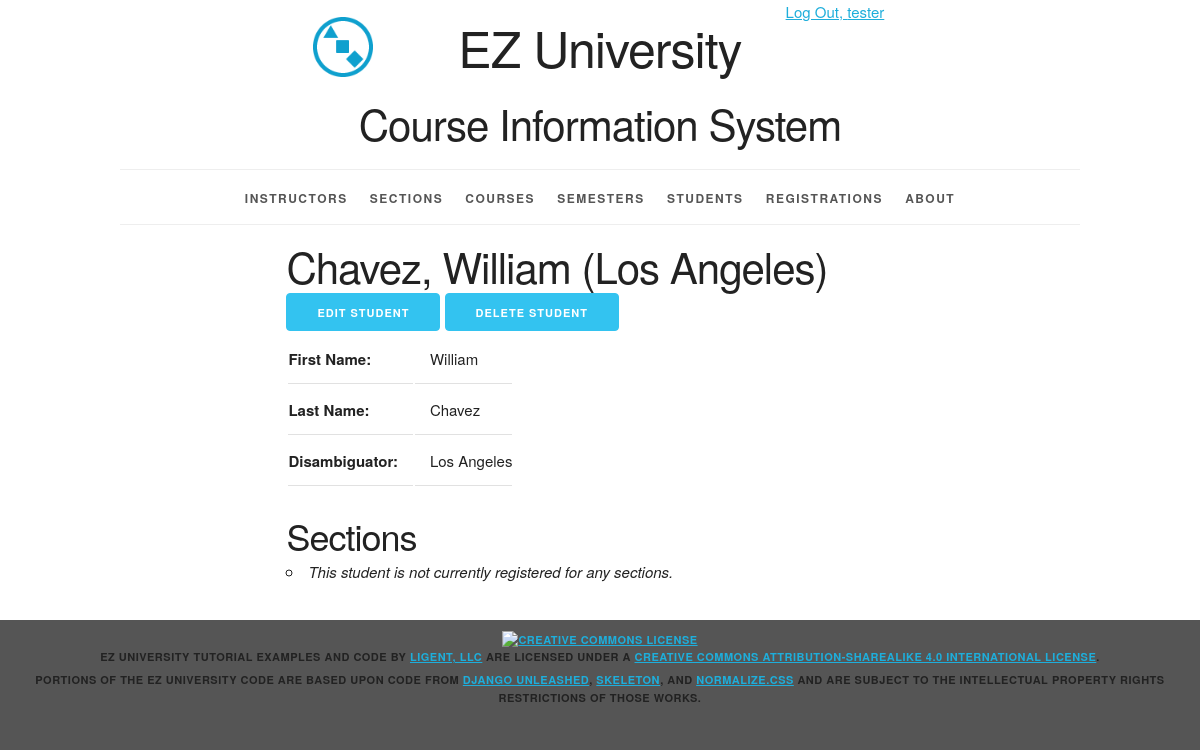
The app's page /student/3/ (signed in) with its own data.
### courseinfo/models.py (models this page shows, shortened)
class Student(models.Model):
    student_id = models.AutoField(primary_key=True)
    first_name = models.CharField(max_length=45)
    last_name = models.CharField(max_length=45)
    disambiguator = models.CharField(max_length=45, blank=True, default='')
    def __str__(self):
        result = ''
        if self.disambiguator == '':
            result = '%s, %s' % (self.last_name, self.first_name)
        else:
            result = '%s, %s (%s)' % (self.last_name, self.first_name, self.disambiguator)
        return result
    def get_update_url(self):
        return reverse('courseinfo_student_update_urlpattern',
                       kwargs={'pk': self.pk})
    def get_delete_url(self):
        return reverse('courseinfo_student_delete_urlpattern',
                       kwargs={'pk': self.pk})
    class Meta:
        ordering = ['last_name', 'first_name', 'disambiguator']
        constraints = [
            UniqueConstraint(fields=['last_name', 'first_name', 'disambiguator'], name='unique_student')
        ]

### courseinfo/views.py (the view)
class StudentDetail(LoginRequiredMixin, PermissionRequiredMixin, DetailView):
    model = Student
    permission_required = 'courseinfo.view_student'
    def get_context_data(self, **kwargs):
        context = super(DetailView, self).get_context_data(**kwargs)
        student = self.get_object()
        registration_list = student.registrations.all()
        context['registration_list'] = registration_list
        return context

### courseinfo/templates/courseinfo/student_detail.html (shortened to what this page needs)
{% extends 'courseinfo/base.html' %}
{% block content %}
<article>
  <div class="row">
  <div class="offset-by-two eight columns">
    <h2>{{ student }}</h2>
    <ul class="inline">
        {% if perms.courseinfo.change_student %}
        <li>
          <a href="{{ student.get_update_url }}"
          class="button button-primary">
            Edit Student</a></li>
        {% endif %}
        {% if perms.courseinfo.delete_student %}
          <a href="{{ student.get_delete_url }}"
          class="button button-primary">
            Delete Student</a></li>
        {% endif %}
    </ul>
    <section>
        <table>
            <tr>
                <th>First Name:</th>
                <td>{{ student.first_name }}</td>
            </tr>
            <tr>
                <th>Last Name:</th>
                <td>{{ student.last_name }}</td>
            </tr>
            {% if student.disambiguator %}
                <tr>
                    <th>Disambiguator:</th>
                    <td>{{ student.disambiguator }}</td>
                </tr>
            {% endif %}
        </table>
    </section>
    <section>
        <h3>Sections</h3>
        <ul>
            {% for section in section_list %}
                <li>
                    <a href="{{ section.get_absolute_url }}">{{ section }}</a>
                </li>
            {% empty %}
                <li><em>This student is not currently registered for any sections.</em></li>
            {% endfor %}
        </ul>
    </section>
  </div></div>
</article>
{% endblock %}

### courseinfo/templates/courseinfo/base.html (shortened to what this page needs)
{% load static %}
<!DOCTYPE html>
<html lang="en">
<head>
    <link rel="stylesheet" type="text/css"
          href="{% static 'coursinfo/normalize.css' %}">
    <link rel="stylesheet" type="text/css"
          href="{% static 'courseinfo/skeleton.css' %}">
    <link rel="stylesheet" type="text/css"
          href="{% static 'courseinfo/style.css' %}">
</head>
<body>
<div class="container">
    <div class="status row">
        <div class="offset-by-eight four columns">
            <ul class="inline">
                {% if user.is_authenticated %}
                    <li><a href="{% url 'logout_urlpattern' %}">
                        Log Out, {{ user.get_username }}</a></li>
                {% else %}
                    <li><a href="{% url 'login_urlpattern' %}">
                        Log In</a></li>
                {% endif %}
            </ul>
        </div>
    </div>
    <header class="row">
        <div class="offset-by-one ten columns">
            <h1 class="logo">EZ University</h1>
            <h2>Course Information System</h2>
        </div>
    </header>
    <nav>
        <ul>
            {% if perms.courseinfo.view_instructor %}
                <li>
                    <a href="{% url 'courseinfo_instructor_list_urlpattern' %}">
                        Instructors</a></li>
            {% endif %}
            {% if perms.courseinfo.view_section %}
                <li>
                    <a href="{% url 'courseinfo_section_list_urlpattern' %}">
                        Sections</a></li>
            {% endif %}
            {% if perms.courseinfo.view_course %}
                <li>
                    <a href="{% url 'courseinfo_course_list_urlpattern' %}">
                        Courses</a></li>
            {% endif %}
            {% if perms.courseinfo.view_semester %}
                <li>
                    <a href="{% url 'courseinfo_semester_list_urlpattern' %}">
                        Semesters</a></li>
            {% endif %}
            {% if perms.courseinfo.view_student %}
                <li>
                    <a href="{% url 'courseinfo_student_list_urlpattern' %}">
                        Students</a></li>
            {% endif %}
            {% if perms.courseinfo.view_registration %}
                <li>
                    <a href="{% url 'courseinfo_registration_list_urlpattern' %}">
                        Registrations</a></li>
            {% endif %}
            <li>
                <a href="{% url 'about_urlpattern' %}">
                    About</a></li>
        </ul>
    </nav>
    <main>
        {% block content %}{% endblock %}
    </main>
</div>
<footer>
    <p>
        <a rel="license" href="http://creativecommons.org/licenses/by-sa/4.0/">
            <img alt="Creative Commons License" style="border-width:0"
                 src="https://i.creativecommons.org/l/by-sa/4.0/88x31.png"/>
        </a><br/><span property="dct:title">EZ University Tutorial Examples and Code</span>
        by
        <a href="https://www.ligent.net" property="cc:attributionName"
           rel="cc:attributionURL">Ligent, LLC</a> are licensed under a
        <a rel="license" href="http://creativecommons.org/licenses/by-sa/4.0/">Creative Commons Attribution-ShareAlike
            4.0 International License</a>.
    </p>
    <p>Portions of the EZ University code are based upon code from
        <a href="https://django-unleashed.com">Django Unleashed</a>,
        <a href="http://getskeleton.com/">Skeleton</a>, and
        <a href="https://necolas.github.io/normalize.css/">Normalize.css</a> and
        are subject to the intellectual property rights restrictions of those works.
    </p>
</footer>
</body>
</html>

### courseinfo/static/courseinfo/skeleton.css (style rules this page uses)
.container { position: relative; width: 100%; max-width: 960px; margin: 0 auto; padding: 0 20px; box-sizing: border-box; }
.column, .columns { width: 100%; float: left; box-sizing: border-box; }
@media (min-width: 400px) { .container { width: 85%; padding: 0; } }
@media (min-width: 550px) { .container { width: 80%; } }
@media (min-width: 550px) { .column, .columns { margin-left: 4%; } }
@media (min-width: 550px) { .column:first-child, .columns:first-child { margin-left: 0; } }
@media (min-width: 550px) { .four.columns { width: 30.6666666667%; } }
@media (min-width: 550px) { .eight.columns { width: 65.3333333333%; } }
@media (min-width: 550px) { .ten.columns { width: 82.6666666667%; } }
@media (min-width: 550px) { .offset-by-one.column, .offset-by-one.columns { margin-left: 8.66666666667%; } }
@media (min-width: 550px) { .offset-by-two.column, .offset-by-two.columns { margin-left: 17.3333333333%; } }
@media (min-width: 550px) { .offset-by-eight.column, .offset-by-eight.columns { margin-left: 69.3333333333%; } }
html { font-size: 62.5%; }
body { font-size: 1.5em; line-height: 1.6; font-weight: 400; font-family: "Raleway", "HelveticaNeue", "Helvetica Neue", Helvetica, Arial, sans-serif; color: #222; }
h1, h2, h3, h4, h5, h6 { margin-top: 0; margin-bottom: 2rem; font-weight: 300; }
h1 { font-size: 4.0rem; line-height: 1.2; letter-spacing: -.1rem; }
h2 { font-size: 3.6rem; line-height: 1.25; letter-spacing: -.1rem; }
h3 { font-size: 3.0rem; line-height: 1.3; letter-spacing: -.1rem; }
@media (min-width: 550px) { h1 { font-size: 5.0rem; } }
@media (min-width: 550px) { h2 { font-size: 4.2rem; } }
@media (min-width: 550px) { h3 { font-size: 3.6rem; } }
p { margin-top: 0; }
a { color: #1EAEDB; }
.button, button, input[type="submit"], input[type="reset"], input[type="button"] { display: inline-block; height: 38px; padding: 0 30px; color: #555; text-align: center; font-size: 11px; font-weight: 600; line-height: 38px; letter-spacing: .1rem; text-transform: uppercase; text-decoration: none; white-space: nowrap; background-color: transparent; border-radius: 4px; border: 1px solid #bbb; cursor: pointer; box-sizing: border-box; }
.button.button-primary, button.button-primary, input[type="submit"].button-primary, input[type="reset"].button-primary, input[type="button"].button-primary { color: #FFF; background-color: #33C3F0; border-color: #33C3F0; }
ul { list-style: circle inside; }
ol, ul { padding-left: 0; margin-top: 0; }
li { margin-bottom: 1rem; }
th, td { padding: 12px 15px; text-align: left; border-bottom: 1px solid #E1E1E1; }
th:first-child, td:first-child { padding-left: 0; }
th:last-child, td:last-child { padding-right: 0; }
button, .button { margin-bottom: 1rem; }
pre, blockquote, dl, figure, table, p, ul, ol, form { margin-bottom: 2.5rem; }
.container:after, .row:after, .u-cf { content: ""; display: table; clear: both; }

### records on screen
Student: disambiguator+last_name+first_name "Chavez, William (Los Angeles)", first_name "William", last_name "Chavez", disambiguator "Los Angeles"

### other values on screen
{{ user.get_username }} "tester"
